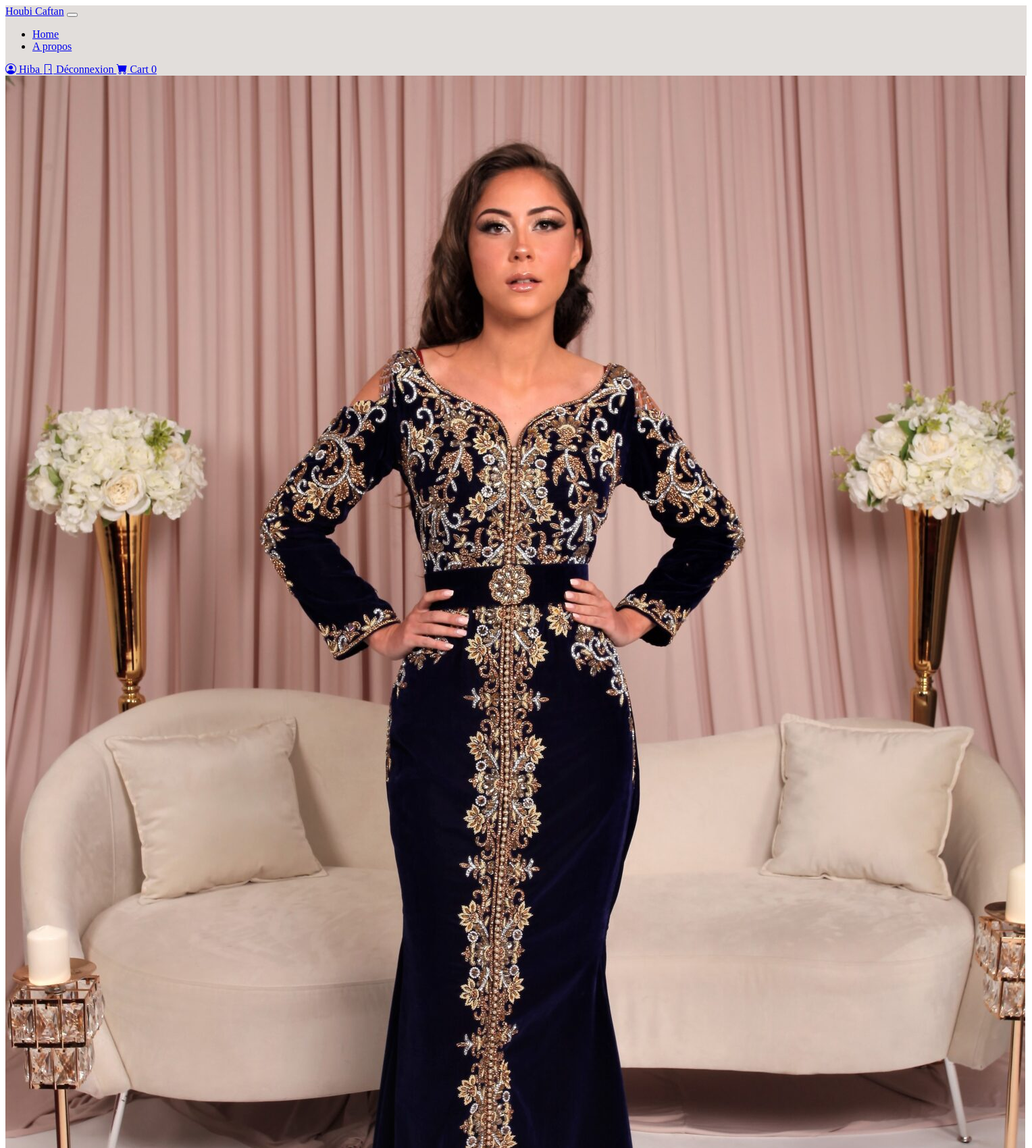
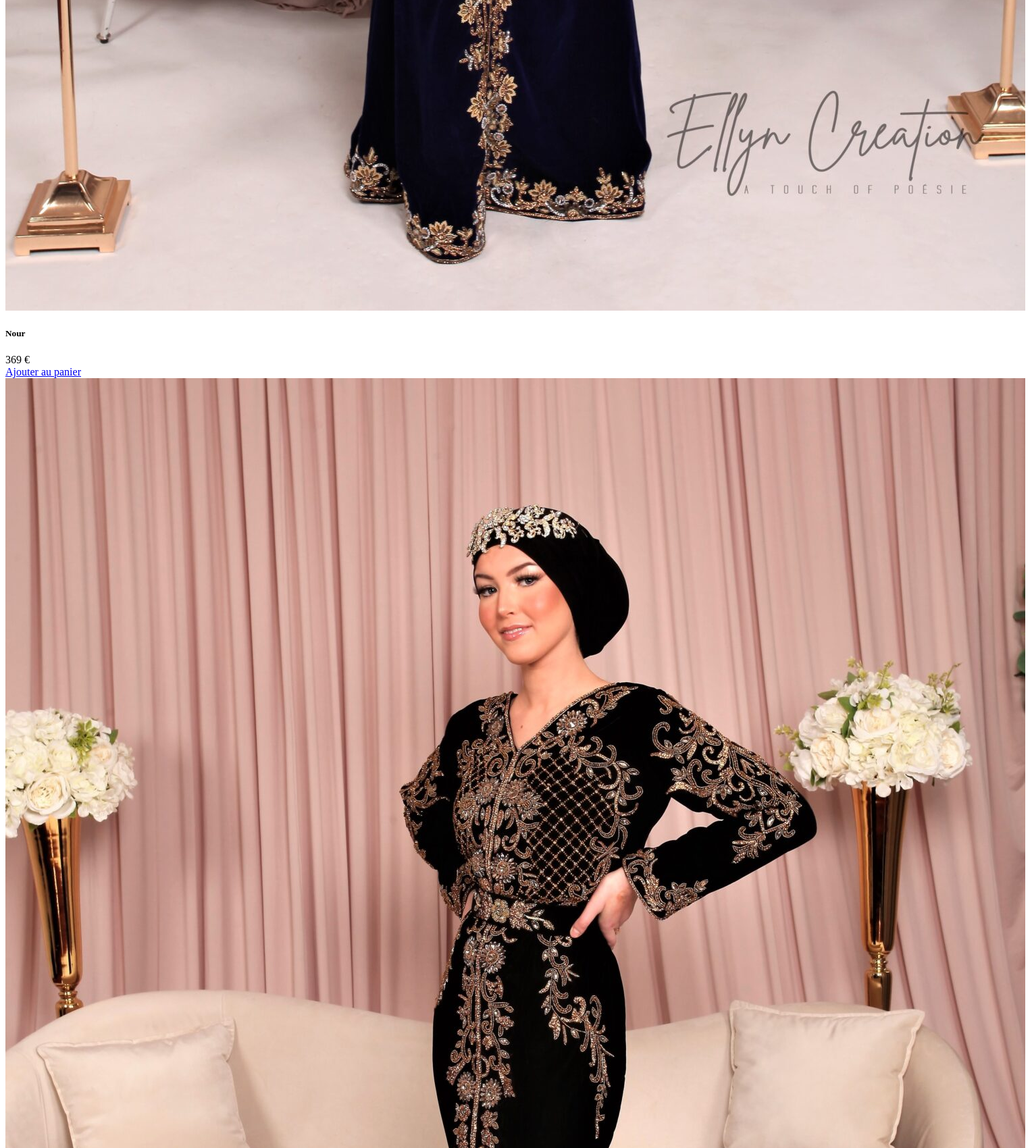
The app's page /index.php (signed in, upper part) with its own data (2 pictures, top to bottom).
### tables this page shows
CREATE TABLE IF NOT EXISTS `produit` (
  `id_produit` int(10) NOT NULL AUTO_INCREMENT,
  `title_produit` varchar(100) DEFAULT NULL,
  `description_produit` text DEFAULT NULL,
  `prix_produit` varchar(100) DEFAULT NULL,
  `image_produit` varchar(100) DEFAULT NULL,
  PRIMARY KEY (`id_produit`)
);

### inc/db-function.php (called while the page is built, shortened)
<?php
function connect(){
$servername   = "localhost:3307";
$username     = "root";
$password     = "";
$dbname       = "houbi_bdd";
$connexion    = new mysqli ($servername,$username,$password,$dbname);
     if($connexion){
        return $connexion;
    }else{
        die('Connexion impossible');
        }
}
function get_all_product(){
    $bdd = connect();
    $requete_sql = "SELECT * From produit";
     $result_sql  = $bdd->query($requete_sql);
     if($result_sql->num_rows >0){
        return $result_sql->fetch_all(MYSQLI_ASSOC);
     }
}
?>

### index.php (the view)
<?php require $_SERVER['DOCUMENT_ROOT'].'/HOUBI2/layouts/header.php'; ?>
<?php require $_SERVER['DOCUMENT_ROOT'].'/HOUBI2/inc/db-function.php'; ?>
<section class="py-5">
    <div class="container px-4 px-lg-5 mt-5">
        <div class="row gx-4 gx-lg-5 row-cols-2 row-cols-md-3 row-cols-xl-4 justify-content-center">
            <?php $produits = get_all_product();
            foreach($produits as $produit)
            {?>
                <div class="col mb-5">
                    <div class="card h-100 d-flex flex-column">
                        <div class="image-wrapper">
                            <img class="card-img-top" src="assets/img/<?php echo $produit["image_produit"]?>" alt="..." />
                        </div>
                        <div class="card-body p-4 d-flex flex-grow-1">
                            <div class="text-center w-100">
                                <h5 class="fw-bolder"><?php echo $produit["title_produit"]?> </h5>
                                <?php echo $produit["prix_produit"]?> €
                            </div>
                        </div>
                        <div class="card-footer p-4 pt-0 border-top-0 bg-transparent">
                            <div class="text-center"><a class="btn btn-outline-dark mt-auto"
                            href="cart.php?action=add&id=<?php echo $produit["id_produit"] ?>">Ajouter au panier</a></div>
                        </div>
                    </div>
                </div>
            <?php }  ?>
        </div>
    </div>
</section>
<?php require $_SERVER['DOCUMENT_ROOT'].'/HOUBI2/layouts/footer.php'; ?>

### assets/css/style.css (style rules this page uses)
html { position: relative; min-height: 100%; }

### records on screen
produit: image_produit (picture), title_produit "Nour", prix_produit "369"
produit: image_produit (picture)

### other values on screen
$_SESSION["login"] "Hiba"
